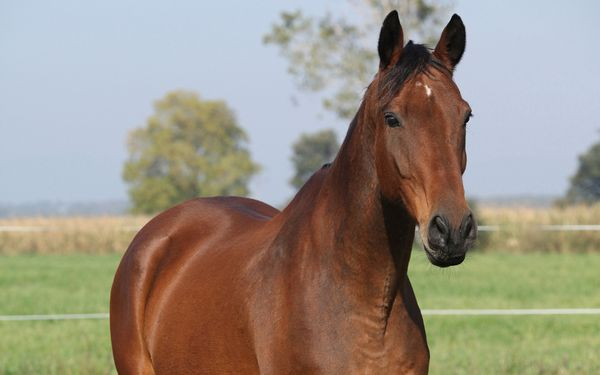
#> input picture images/horse.jpg, 600 x 375 px
$ python run.py   (older library calls are emulated)
#> lines starting #> are read from the running program, lines starting #| are printed output that depends on the picture
### generator.py
import os
from PIL import Image, ImageDraw, ImageFont

class Generator(object):

  def __init__(self, meme, image_path = None, font_path = None):
    self.meme = meme
    if font_path:
      self.font_path = font_path
    else:
      self.font_path = os.path.join(os.getcwd(), 'fonts')
    if image_path:
      self.image_path = image_path
    else:
      self.image_path = os.path.join(os.getcwd(), 'images')

  def generate(self, text):
    font = ImageFont.truetype(os.path.join(self.font_path, self.meme.font))
    bg = self.load_image(self.meme.image)
#> in load_image, returned value is the input picture: PIL image 600x375 RGB; mean R, G, B 154.4, 145.7, 131.6
    fg = self.generate_text(text, font, self.meme.color)
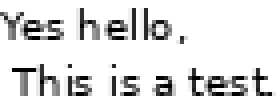
#> fg: PIL image 70x24 RGBA (shown 4 times larger); mean R, G, B, A 192.3, 192.3, 192.3, 32.7; transparent parts drawn white
    return self.smash(bg, fg)

  def smash(self, bg, fg):
    max_wide = self.meme.last[0] - self.meme.first[0]
    max_tall = self.meme.last[1] - self.meme.first[1]
    cur_wide, cur_tall = fg.size
#> cur_wide = 70; cur_tall = 24
    width = max_wide if max_wide < cur_wide else cur_wide
#> width = 70
    height = max_tall if max_tall < cur_tall else cur_tall
#> height = 24
    fg = fg.resize((width, height))
    bg.paste(fg, self.meme.first, fg)
    return bg

  def load_image(self, image):
    return Image.open(os.path.join(self.image_path, image))

  def generate_text(self, text, font, color):
    image = Image.new('RGBA', self.calculate_size(text, font), (255,255,255,0))
    d = ImageDraw.Draw(image)
    d.text((0, 0), text, font=font, fill=color)
    return image

  def calculate_size(self, text, font):
    image = Image.new('RGBA', (1, 1), (255,255,255,0))
    d = ImageDraw.Draw(image)
    return d.multiline_textsize(text, font)

### meme.py
class Meme(object):

  def __init__(self, image, first, last, font='default', color='000000'):
    self.image = image
    self.first = first
    self.last = last
    self.font = font
    self.color = color
# [5 lines of commented-out code are left out]


### run.py
from meme import Meme
from generator import Generator

meme = Meme('horse.jpg', (20,20), (120,200), 'comic.otf', (0,0,0,255))

generator = Generator(meme)

generator.generate("Yes hello, \n This is a test.").save('/home/jon/i/testpy.jpg', 'jpeg')
